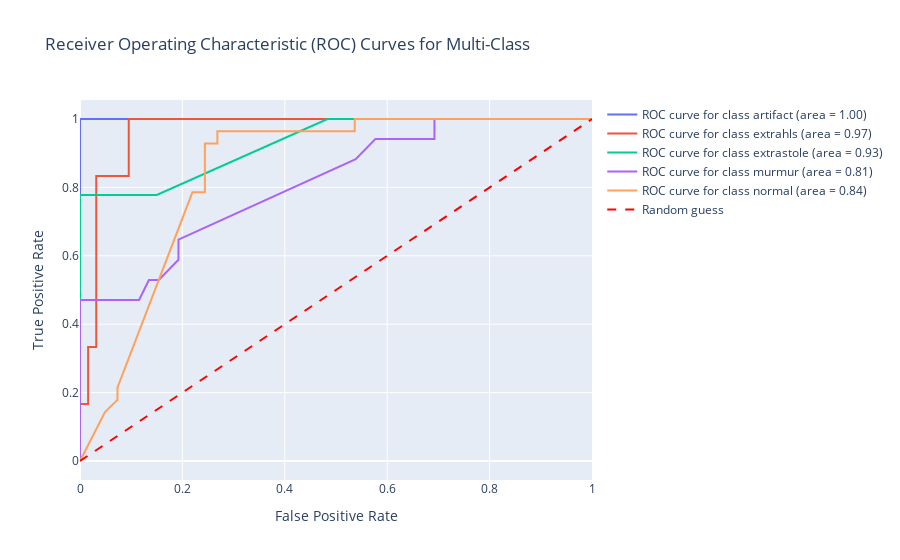

Here is the notebook cell this chart was saved with:
### Code cell
import numpy as np
import plotly.graph_objects as go
from sklearn.metrics import roc_curve, auc

# Get the predicted probabilities for the validation and test sets
y_val_prob = stacking_clf.predict_proba(X_val)  
y_test_prob = stacking_clf.predict_proba(X_test)  

# Assuming you have a list of class labels
class_labels = ['artifact', 'extrahls', 'extrastole', 'murmur', 'normal']
n_classes = len(class_labels)

# For storing ROC curves and AUC values
fpr = {}
tpr = {}
roc_auc = {}

# Calculate ROC for each class
for i in range(n_classes):
    fpr[i], tpr[i], _ = roc_curve(y_test == class_labels[i], y_test_prob[:, i])  

# Creating the Plotly figure
fig = go.Figure()


for i in range(n_classes):
    fig.add_trace(go.Scatter(
        x=fpr[i],
        y=tpr[i],
        mode='lines',
        name='ROC curve for class {} (area = {:.2f})'.format(class_labels[i], roc_auc[i]),
        line=dict(width=2)
    ))

# Add the diagonal line (random guess)
fig.add_trace(go.Scatter(
    x=[0, 1],
    y=[0, 1],
    mode='lines',
    name='Random guess',
    line=dict(color='red', dash='dash')
))

# Update layout
fig.update_layout(
    title='Receiver Operating Characteristic (ROC) Curves for Multi-Class',
    xaxis_title='False Positive Rate',
    yaxis_title='True Positive Rate',
    showlegend=True,
    template='plotly'
)


fig.show()

### Figure 1 — Plotly figure (JSON) as saved in the notebook; plotly's stock layout.template omitted (floating-point values rounded to 4 significant figures)
{"data": [{"line": {"width": 2}, "mode": "lines", "name": "ROC curve for class artifact (area = 1.00)", "type": "scatter", "x": [0, 0, 0, 0, 0, 0.06667, 0.1, 0.1333, 0.5, 0.55, 0.5667, 0.6167, 0.6667, 0.7667, 0.8833, 0.9167, 0.9333, 1], "y": [0, 0.1111, 0.5556, 0.7778, 1, 1, 1, 1, 1, 1, 1, 1, 1, 1, 1, 1, 1, 1]}, {"line": {"width": 2}, "mode": "lines", "name": "ROC curve for class extrahls (area = 0.97)", "type": "scatter", "x": [0, 0, 0.01587, 0.01587, 0.03175, 0.03175, 0.09524, 0.09524, 0.127, 0.4762, 0.4921, 0.5873, 0.6032, 0.6349, 0.6508, 0.746, 0.7619, 0.8254, 0.8571, 0.8889, 0.9683, 1], "y": [0, 0.1667, 0.1667, 0.3333, 0.3333, 0.8333, 0.8333, 1, 1, 1, 1, 1, 1, 1, 1, 1, 1, 1, 1, 1, 1, 1]}, {"line": {"width": 2}, "mode": "lines", "name": "ROC curve for class extrastole (area = 0.93)", "type": "scatter", "x": [0, 0, 0, 0, 0.1167, 0.15, 0.4833, 0.5, 0.55, 0.5667, 0.6167, 0.65, 0.75, 0.8667, 0.9, 1], "y": [0, 0.1111, 0.3333, 0.7778, 0.7778, 0.7778, 1, 1, 1, 1, 1, 1, 1, 1, 1, 1]}, {"line": {"width": 2}, "mode": "lines", "name": "ROC curve for class murmur (area = 0.81)", "type": "scatter", "x": [0, 0, 0, 0.1154, 0.1346, 0.1538, 0.1923, 0.1923, 0.5385, 0.5769, 0.6923, 0.6923, 0.7115, 0.7885, 0.8269, 0.8462, 0.8846, 1], "y": [0, 0.3529, 0.4706, 0.4706, 0.5294, 0.5294, 0.5882, 0.6471, 0.8824, 0.9412, 0.9412, 1, 1, 1, 1, 1, 1, 1]}, {"line": {"width": 2}, "mode": "lines", "name": "ROC curve for class normal (area = 0.84)", "type": "scatter", "x": [0, 0.02439, 0.04878, 0.07317, 0.07317, 0.2195, 0.2439, 0.2439, 0.2683, 0.2683, 0.3415, 0.4878, 0.5366, 0.5366, 0.6341, 0.6829, 0.7805, 0.8293, 0.878, 1], "y": [0, 0.07143, 0.1429, 0.1786, 0.2143, 0.7857, 0.7857, 0.9286, 0.9286, 0.9643, 0.9643, 0.9643, 0.9643, 1, 1, 1, 1, 1, 1, 1]}, {"line": {"color": "red", "dash": "dash"}, "mode": "lines", "name": "Random guess", "type": "scatter", "x": [0, 1], "y": [0, 1]}], "layout": {"showlegend": true, "title": {"text": "Receiver Operating Characteristic (ROC) Curves for Multi-Class"}, "xaxis": {"title": {"text": "False Positive Rate"}}, "yaxis": {"title": {"text": "True Positive Rate"}}}}
